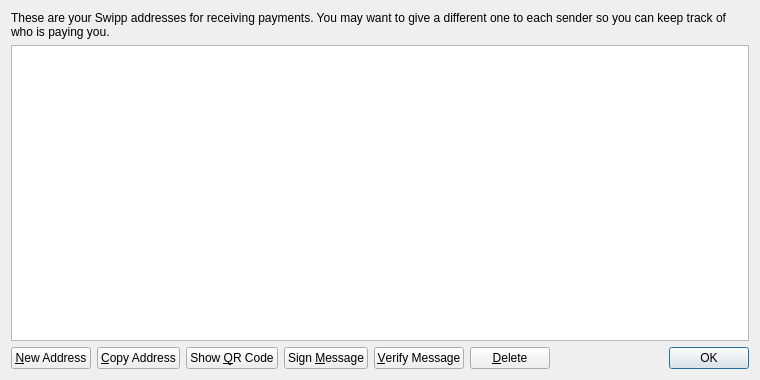
<?xml version="1.0" encoding="UTF-8"?>
<ui version="4.0">
 <class>AddressBookPage</class>
 <widget class="QWidget" name="AddressBookPage">
  <property name="geometry">
   <rect>
    <x>0</x>
    <y>0</y>
    <width>760</width>
    <height>380</height>
   </rect>
  </property>
  <property name="windowTitle">
   <string>Address Book</string>
  </property>
  <layout class="QVBoxLayout" name="verticalLayout">
   <item>
    <widget class="QLabel" name="labelExplanation">
     <property name="text">
      <string>These are your Swipp addresses for receiving payments. You may want to give a different one to each sender so you can keep track of who is paying you.</string>
     </property>
     <property name="textFormat">
      <enum>Qt::PlainText</enum>
     </property>
     <property name="wordWrap">
      <bool>true</bool>
     </property>
    </widget>
   </item>
   <item>
    <widget class="QTableView" name="tableView">
     <property name="contextMenuPolicy">
      <enum>Qt::CustomContextMenu</enum>
     </property>
     <property name="toolTip">
      <string>Double-click to edit address or label</string>
     </property>
     <property name="tabKeyNavigation">
      <bool>false</bool>
     </property>
     <property name="selectionMode">
      <enum>QAbstractItemView::SingleSelection</enum>
     </property>
     <property name="selectionBehavior">
      <enum>QAbstractItemView::SelectRows</enum>
     </property>
     <property name="sortingEnabled">
      <bool>true</bool>
     </property>
     <attribute name="verticalHeaderVisible">
      <bool>false</bool>
     </attribute>
    </widget>
   </item>
   <item>
    <layout class="QHBoxLayout" name="horizontalLayout">
     <item>
      <widget class="QPushButton" name="newAddressButton">
       <property name="toolTip">
        <string>Create a new address</string>
       </property>
       <property name="text">
        <string>&amp;New Address</string>
       </property>
      </widget>
     </item>
     <item>
      <widget class="QPushButton" name="copyToClipboard">
       <property name="toolTip">
        <string>Copy the currently selected address to the system clipboard</string>
       </property>
       <property name="text">
        <string>&amp;Copy Address</string>
       </property>
      </widget>
     </item>
     <item>
      <widget class="QPushButton" name="showQRCode">
       <property name="text">
        <string>Show &amp;QR Code</string>
       </property>
      </widget>
     </item>
     <item>
      <widget class="QPushButton" name="signMessage">
       <property name="toolTip">
        <string>Sign a message to prove you own a Swipp address</string>
       </property>
       <property name="text">
        <string>Sign &amp;Message</string>
       </property>
      </widget>
     </item>
     <item>
      <widget class="QPushButton" name="verifyMessage">
       <property name="toolTip">
        <string>Verify a message to ensure it was signed with a specified Swipp address</string>
       </property>
       <property name="text">
        <string>&amp;Verify Message</string>
       </property>
      </widget>
     </item>
     <item>
      <widget class="QPushButton" name="deleteButton">
       <property name="toolTip">
        <string>Delete the currently selected address from the list</string>
       </property>
       <property name="text">
        <string>&amp;Delete</string>
       </property>
      </widget>
     </item>
     <item>
      <spacer name="horizontalSpacer">
       <property name="orientation">
        <enum>Qt::Horizontal</enum>
       </property>
       <property name="sizeHint" stdset="0">
        <size>
         <width>40</width>
         <height>20</height>
        </size>
       </property>
      </spacer>
     </item>
     <item>
      <widget class="QDialogButtonBox" name="buttonBox">
       <property name="sizePolicy">
        <sizepolicy hsizetype="Maximum" vsizetype="Fixed">
         <horstretch>0</horstretch>
         <verstretch>0</verstretch>
        </sizepolicy>
       </property>
       <property name="standardButtons">
        <set>QDialogButtonBox::Ok</set>
       </property>
      </widget>
     </item>
    </layout>
   </item>
  </layout>
 </widget>
 <resources>
  <include location="../bitcoin.qrc"/>
 </resources>
 <connections/>
</ui>
